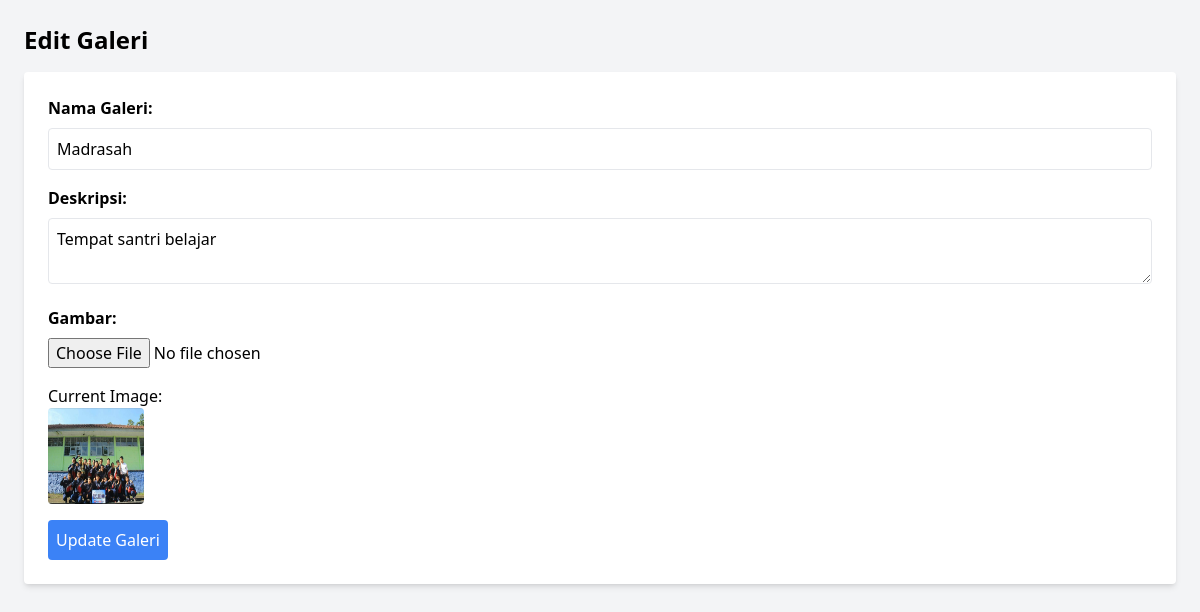
/edit_galeri.php?id=1, run on the app's committed database.
### tables this page shows
CREATE TABLE `tb_galeri` (
  `id` int(11) NOT NULL,
  `nama_galeri` varchar(255) NOT NULL,
  `deskripsi` text NOT NULL,
  `image` varchar(255) NOT NULL
);

### edit_galeri.php (the view, shortened to what this page needs)
<?php
include 'includes/koneksi.php';
$id = $_GET['id'];
$query = "SELECT * FROM tb_galeri WHERE id = $id";
$result = $conn->query($query);
$galeri = $result->fetch_assoc();
?>
<!DOCTYPE html>
<html lang="en">
<head>
    <script src="https://cdn.tailwindcss.com"></script>
</head>
<body class="bg-gray-100 p-6">
    <h2 class="text-2xl font-semibold mb-4">Edit Galeri</h2>
    <form action="save_edit_galeri.php?id=<?php echo $galeri['id']; ?>" method="POST" enctype="multipart/form-data" class="bg-white p-6 rounded shadow-md">
        <label class="block mb-2 font-semibold">Nama Galeri:</label>
        <input type="text" name="nama_galeri" value="<?php echo $galeri['nama_galeri']; ?>" required class="w-full p-2 mb-4 border rounded">
        <label class="block mb-2 font-semibold">Deskripsi:</label>
        <textarea name="deskripsi" required class="w-full p-2 mb-4 border rounded"><?php echo $galeri['deskripsi']; ?></textarea>
        <label class="block mb-2 font-semibold">Gambar:</label>
        <input type="file" name="image" class="mb-4">
        <p>Current Image:</p>
        <img src="assets/images/<?php echo $galeri['image']; ?>" class="h-24 w-24 rounded mb-4">
        <button type="submit" class="bg-blue-500 text-white p-2 rounded">Update Galeri</button>
    </form>
</body>
</html>

### data on the page
tb_galeri: nama_galeri "Madrasah", deskripsi "Tempat santri belajar", image (picture)
